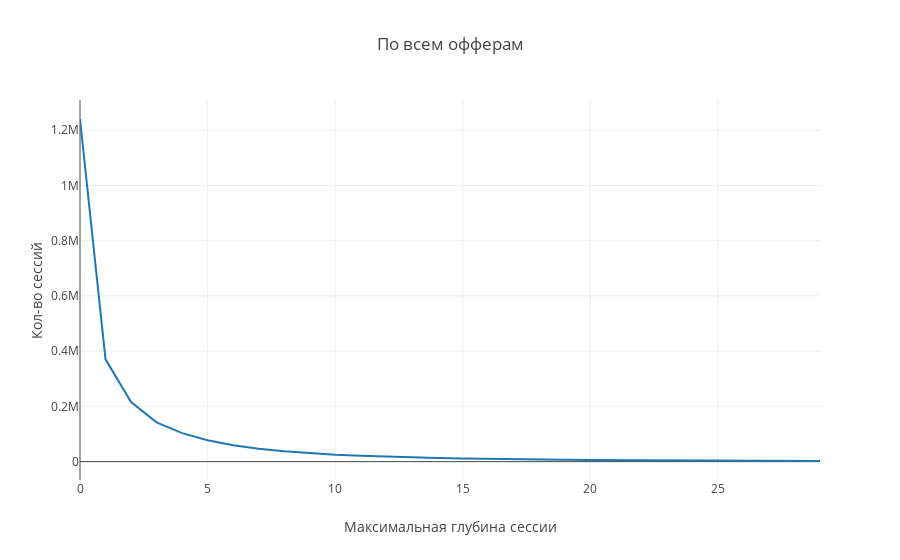
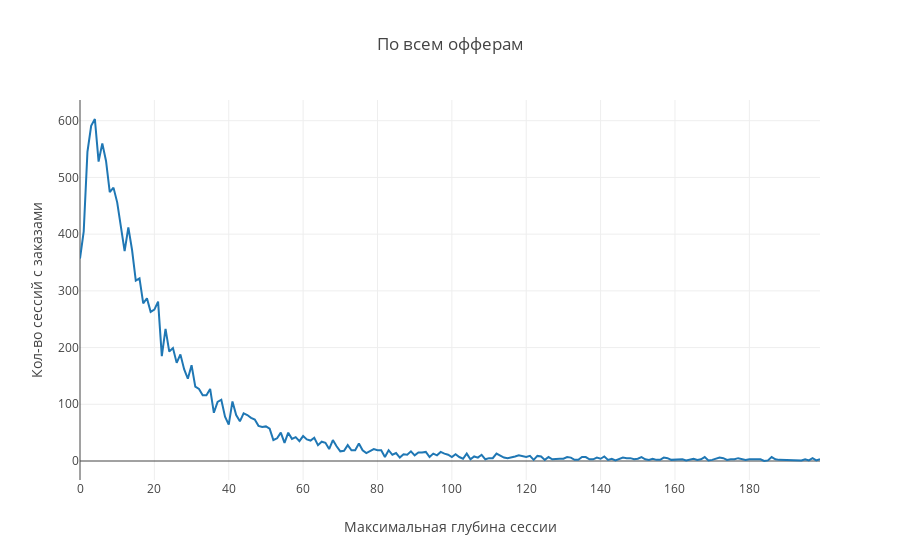

Write notebook code for charts like these, in order.
### Markdown cell above
### Зависимость кол-ва сессий от максимальной глубины сессии по всем офферам
#### 1. Все сессии
#### 2. Сессии с заказами

### Code cell
draw2All()

### Figure 1 — Plotly figure (JSON) as saved in the notebook; plotly's stock layout.template omitted (floating-point values rounded to 4 significant figures)
{"data": [{"name": "All Offers", "type": "scatter", "x": [0, 1, 2, 3, 4, 5, 6, 7, 8, 9, 10, 11, 12, 13, 14, 15, 16, 17, 18, 19, 20, 21, 22, 23, 24, 25, 26, 27, 28, 29], "y": [1240756, 370330, 215877, 142197, 103196, 77384, 59662, 46850, 38070, 30588, 25405, 21175, 17911, 15501, 12769, 11237, 9607, 8517, 7362, 6661, 5843, 5375, 4482, 4120, 3824, 3443, 3087, 2817, 2555, 2341]}], "layout": {"title": "По всем офферам", "xaxis": {"title": "Максимальная глубина сессии"}, "yaxis": {"title": "Кол-во сессий"}}}

### Figure 2 — Plotly figure (JSON) as saved in the notebook; plotly's stock layout.template omitted (floating-point values rounded to 4 significant figures; data arrays with more than 128 entries replaced by an {"elided": "..."} marker saying what was removed)
{"data": [{"name": "All Offers", "type": "scatter", "x": {"elided": "200 int values"}, "y": {"elided": "200 int values"}}], "layout": {"title": "По всем офферам", "xaxis": {"title": "Максимальная глубина сессии"}, "yaxis": {"title": "Кол-во сессий с заказами"}}}
